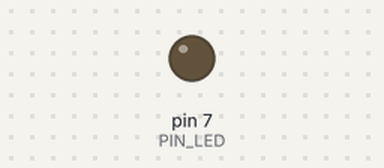
The sketch below on a simulated Arduino Uno, built with avr-gcc and run on an emulated ATmega328P. On the bench: output pins drawn as LEDs (lit = HIGH). Dashed ring = blinking. At 2.0 s the program stops and its outputs stay as they are.

Above: at 0.5 s.
At 1.85 s:
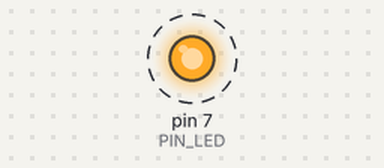
Timing chart, 0 to 3.0 s (numbered marks = the images above):
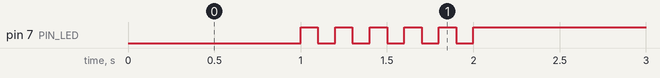

The sketch:

05_practice_2.ino
```cpp
#define PIN_LED 7
void setup() {
  pinMode(PIN_LED, OUTPUT);
}

void loop() {
  digitalWrite(PIN_LED, 0);
  delay(1000);
  for(int i=0; i<10; ++i){
    digitalWrite(PIN_LED, !(i%2));
    delay(100);
  }
  digitalWrite(PIN_LED, 1);
  while(1){} // infinite loop
}
```

Measured:
- by itself, pin 7 (PIN_LED): alternates HIGH for 0.10 s and LOW for 0.10 s, 11 changes in all, then stays HIGH
